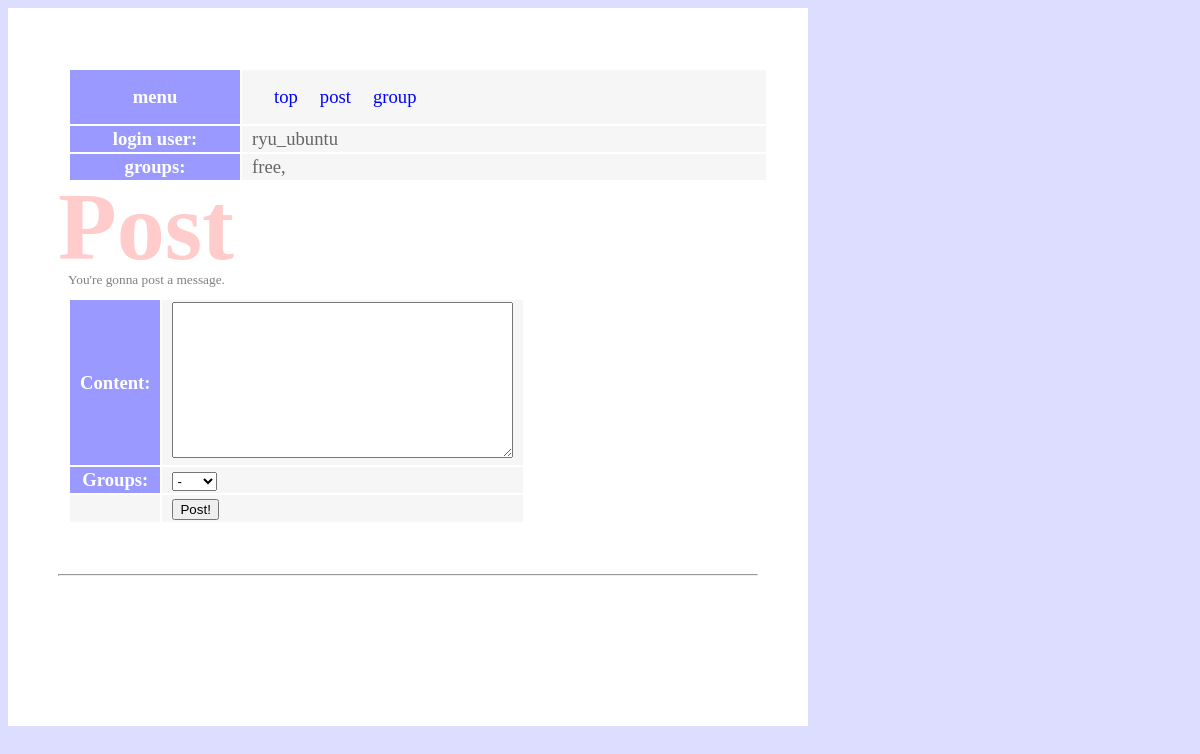
/sns/post (signed in), run on an earlier commit of the app's database.
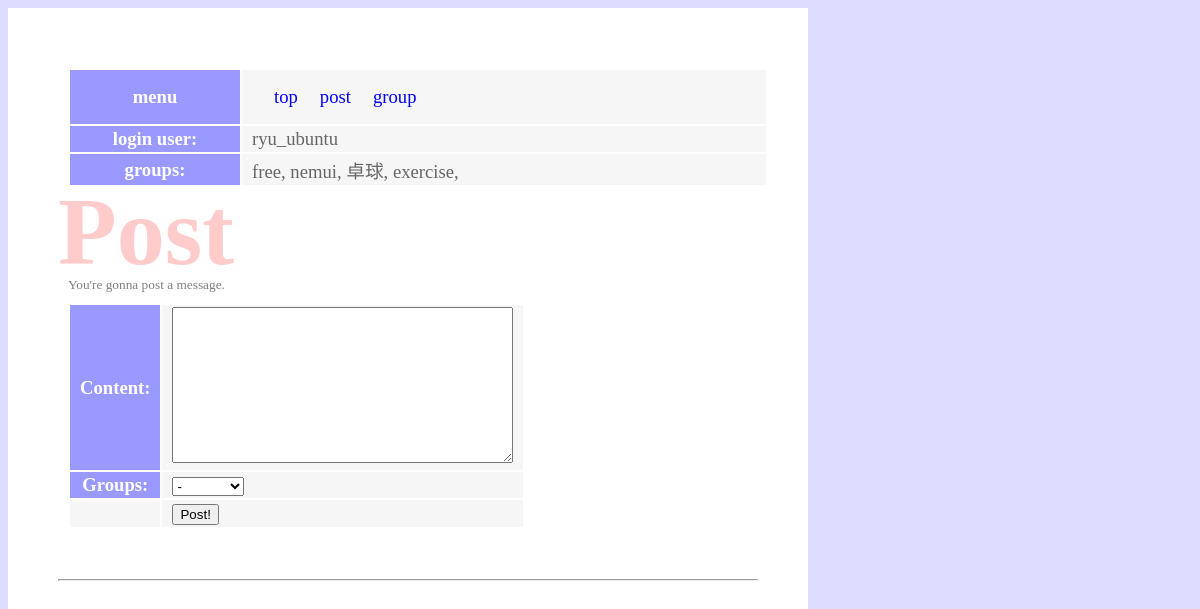
And on a later commit of the database.
### sns/models.py (models this page shows)
class Group(models.Model):
    owner = models.ForeignKey(User, on_delete=models.CASCADE, \
                              related_name='group_owner')
    title = models.CharField(max_length=100)
    def __str__(self):
        return self.title

### sns/views.py (the view)
# urls.py: path('post', views.post, name='post'),
@login_required(login_url='/admin/login')
def post(request):
    if(request.method == 'POST'):
        gr_name = request.POST['groups']
        content = request.POST['content']
        group = Group.objects.filter(owner=request.user) \
            .filter(title=gr_name).first()
        msg = Message()
        msg.owner = request.user
        msg.group = group
        msg.content = content
        msg.save()
        messages.success(request, 'New message is posted!')
        return redirect(to='/sns')
    else:
        form = PostForm(request.user)
    groups = Group.objects.filter(owner=request.user)
    params = {
        'login_user': request.user,
        'form': form,
        'groups': groups,
    }
    return render(request, 'sns/post.html', params)

### sns/forms.py
class PostForm(forms.Form):
    content = forms.CharField(max_length=500, \
                              widget=forms.Textarea)
    def __init__(self, user, *args, **kwargs):
        super(PostForm, self).__init__(*args, **kwargs)
        self.fields['groups'] = forms.ChoiceField(
            choices=[('-', '-')] + [(item.title, item.title) \
            for item in Group.objects. \
            filter(owner__in=[user])],
        )

### sns/templates/sns/post.html (shortened to what this page needs)
{% extends 'sns/layout.html' %}
{% block header %}
<h1>Post</h1>
<p class="caption">You're gonna post a message.</p>
{% endblock %}
{% block content %}
<form action="{% url 'post' %}" method="post">
<table>
    {{form.as_table}}
    <tr><td></td><td><button>Post!</button></td></tr>
</table>
</form>
{% endblock %}

### sns/templates/sns/layout.html (shortened to what this page needs)
{% load static %}
<!DOCTYPE html>
<html lang="ja">
    <head>
        <link rel="stylesheet" type="text/css"
          href="{% static 'sns/style.css'%}"/>
    </head>
    <body>
        <div class="body_content">
        <div class="body_content_inner">
            <table class="login_table" width="100%">
                <tr><th width="150px">menu</th><td>
                <table class="login_table_inner">
                <tr>
                    <td><a href="{% url 'index' %}">top</a></td>
                    <td><a href="{% url 'post' %}">post</a></td>
                    <td><a href="{% url 'groups' %}">group</a></td>
                </tr>
                </table>
                </td></tr>
                <tr><th width="150px">login user:</th>
                    <td>{{login_user}}</td></tr>
                <tr><th width="150px">groups:</th>
                    <td> {% for item in groups %} {{item}}, {% endfor %} </td>
                </table>
                <div class="header">{% block header%}
                    {% endblock %}</div>
                <div class="content">{% block content%}
                    {% endblock %}</div>
                <div class="footer">
                <hr>
                </div>
            </div>
            </div>
    </body>
</html>

What changed in the data, as far as the page shows it:
added Group: title "nemui"
added Group: title "卓球"
added Group: title "exercise"
